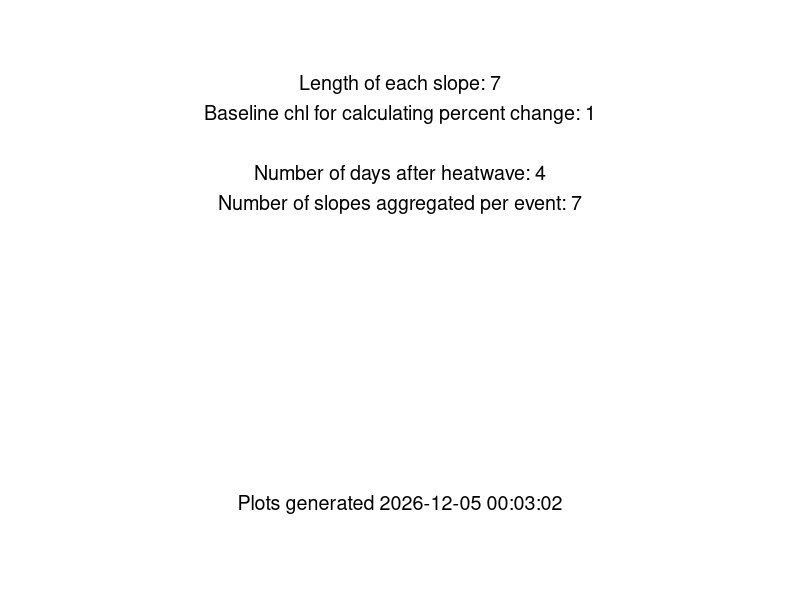

The R source for this figure: (Note: this script raises an error after producing the figure.)
# Re-run step 3 but with the manual chlorophyll data
# updated in January 2024 to be lceaned up and allow for more flexibility

# manual chlorophyll better represents phytoplankton

# this code is also updated to fix a bug in the slope length,
# where slope length is inclusive of the current day in the rolling window

# step 3, calculate the response of chl to the heatwaves

#### install packages ####
#install and load slider library for rolling window analysis
if (!require(slider)) install.packages('slider')
library(slider) 

if (!require(plyr)) install.packages('plyr')
library(plyr)

if (!require(tidyr)) install.packages('tidyr')
library(tidyr)

if (!require(dplyr)) install.packages('dplyr')
library(dplyr)
library(tidyverse)

if (!require(zoo)) install.packages('zoo')
library(zoo)

if (!require(gganimate)) install.packages('gganimate')
library(gganimate)

if (!require(transformr)) install.packages('transformr')
library(transformr)

if (!require(ggridges)) install.packages('ggridges')
library(ggridges)

#==============================================================================#
#### levers we can pull ####

# slope and percent calculations
slopeLength = 7 # length of the rolling window slope to be calculated
baselineDate = 1 # how many days before the start of the heatwave to use as baseline chl conditions, currently an integer

# build in options here for during the heatwave, or at the beginning of the calculated slope

# slope aggregation choices
shift = 4 # time lag of how many days after the heatwave we want to look
numSlopes = 7 # the number of slopes we want to include in analysis

# timing choices
# change analysis so that we can look during the heatwave, or after the heatwave? 


#==============================================================================#
#### output of settings ####

cur_date_time = format(Sys.time(), "%Y-%m-%d %H:%M:%S")

plot_metadata <- data.frame(slopeLength = paste("Length of each slope: ", slopeLength, sep = ""),
                             baselineDate = paste("Baseline chl for calculating percent change: ", baselineDate, sep = ""),
                             time = paste("Plots generated ", cur_date_time, sep = ""), 
                            shift = paste("Number of days after heatwave: ", shift, sep = ""),
                            numSlopes = paste("Number of slopes aggregated per event: ", numSlopes, sep = ""))


# Create a blank ggplot with no data points
ggplot() +
  theme_void() +  # Removes axes and other elements
  geom_text(data = plot_metadata, aes(x = 5, y = 5, label = slopeLength),
            size = 5, hjust = 0.5, vjust = -14)+
  geom_text(data = plot_metadata, aes(x = 5, y = 5, label = baselineDate),
            size = 5, hjust = 0.5, vjust = -12)+
  geom_text(data = plot_metadata, aes(x = 5, y = 5, label = shift),
            size = 5, hjust = 0.5, vjust = -8)+
  geom_text(data = plot_metadata, aes(x = 5, y = 5, label = numSlopes),
            size = 5, hjust = 0.5, vjust = -6)+
  geom_text(data = plot_metadata, aes(x = 5, y = 5, label = time),
            size = 5, hjust = 0.5, vjust = 14)


#==============================================================================#
#### read in the data ####
# read in the heatwaves data calculated in the previous step
heatwaves = read.csv("./formatted data/heatwavesdata.csv")

# read in the manual chl data
allData = read.csv("./formatted data/interpolated_manual_chl_for_slopes.csv")

# make a vector of unique lake years
lake_years = unique(allData$lake_year)

#==============================================================================#
#### CALCULATE SLOPES FOR CHLOROPHYLL ####

# cycle through each lake year, fit linear models for each rolling window, then store model slopes
# in the 'slopes' dataframe. Need to initially store the model results in a list

# then, calculate the percent change in chlorophyll relative to the baseline specified above

# Model results are the slopes, originally calculated based on the preceding 7 days

for(i in 1:length(lake_years)){
  
  temp = allData %>% filter(lake_year == lake_years[i]) # temp dataframe for this lake_year
  
  models <- slide(
    temp, 
    ~lm(mean_chl ~ doyCat, data = .x), 
    .after = slopeLength -1, # add the minus one so the slopeLength matches the user input
    .complete = TRUE
  )
  
  temp$chl_slope = NA
  temp$se = NA
  temp$p_value = NA
  temp$r_squared = NA
  
  for(j in 1:nrow(temp)){
    
    model = models[[j]]
    coef <- coefficients(model) 
    # extracting the coefficients from the current model
    
    if(!(is.null(coef))){
      Slope <- coef["doyCat"]
      temp$chl_slope[j] = Slope # pull out the slope from the model
      temp$p_value[j] = summary(model)$coefficients[2,4] 
      temp$se[j] = summary(model)$coefficients["doyCat", "Std. Error"] 
      temp$r_squared[j] = summary(model)$r.squared # pull out r_squared from model
    }
    
    temp$percent_change = 100*temp$chl_slope*slopeLength/lag(temp$mean_chl, slopeLength-1, default = NA)
  }
  
  if(i ==1){ slopes = temp} # if first iteration, creates slopes, the final dataframe
  
  if(i >1){slopes = rbind(slopes, temp)} # else, appends to slopes 
  
}

# test case to make sure the slide function works as we think it does
# test = slopes[1:7, ]
 summary(lm(test$mean_chl~test$doyCat))

#==============================================================================#
#### SELECT SLOPES IN SPECIFIED WINDOW ####
# currently, the slopes dataframe has daily rolling window slopes for all of the lake_year combinations
# Need to select the slopes just following a heatwave
# heatwave is the date of a heatwave, lake is the lake, data is the data to look for it in

hwSlopes <- function(heatwaveStart, heatwaveEnd,  targLake, data){

  # because our slopes are calculated over a 7-day rolling window, the first slope considered will
  # encompass the first week after the heatwave
  
  startDate = as.Date(heatwaveEnd)+7 
  endDate = as.Date(heatwaveEnd)+13
  
  # this is the date before the heatwave, which we will use to calculate the percent
  # change in chlorophyll
  
  beforeDate = as.Date(heatwaveStart) - baselineDate
  
  # get the starting chlorophyll concentration before the heatwave
  
  startChl = data %>% filter(date == beforeDate) %>% 
    select(mean_chl)
  
  # filter out the slopes we are interested in
  
  temp = data %>% filter(lake == targLake, date >= startDate, date <= endDate)
  
  # put the starting chlorophyll value in the dataframe so we can return it with the function
  
  temp = temp %>% mutate(chl_before = startChl$mean_chl[1])
  return(temp)
  
}


#==============================================================================#
#### CALCULATE AVG CHL SLOPES FOLLOWING HEATWAVES ####
heatwaves$averageSlope = NA
heatwaves$percentChange = NA
heatwaves$sdSlope = NA
heatwaves$sdSlopePercent = NA

#Using a For Loop
lengthHW = nrow(heatwaves)

# take the average slope and calculate the percent change in chlorophyll based on the slope

for(i in 1:lengthHW){
  test = hwSlopes(heatwaves$date_start[i], heatwaves$date_end[i], heatwaves$lake[i], slopes)
  
  # save the mean of the slopes to the heatwaves dataframe
  heatwaves$averageSlope[i] = mean(test$chl_slope, na.rm = TRUE)
  
  # calculate the percent change in chlorophyll from the slope
  heatwaves$percentChange[i] = 100*(mean(test$chl_slope, na.rm = TRUE)*slopeLength)/test$chl_before[1]
  
  # save the standard deviation of the slopes to the heatwaves dataframe
  heatwaves$sdSlope[i] = sd(test$chl_slope, na.rm = TRUE)
  
  # convert the standard deviation to a percentage
  heatwaves$sdSlopePercent[i] = 100*sd(test$chl_slope, na.rm = TRUE)*slopeLength/test$chl_before[1]
  
  
}

# save the static results
# write.csv(heatwaves, "./results/heatwaves_with_average_slopes_MANUAL_CHL.csv", row.names = FALSE)





#==============================================================================#
#### PLOT AVG SLOPES ####
results = read.csv("./results/heatwaves_with_average_slopes_MANUAL_CHL.csv")

#break up by lake by filtering data
resultsT = results %>% filter(lake == "T")
resultsL = results %>% filter(lake == "L")
resultsR = results %>% filter(lake == "R")

#use ggplot to make three plots, one for each lake with date of heatwave on x-axis
#and average slope on the y

#png(filename = "./figures/preliminary figures/R_slopes_2023_02_09", height = 8, width = 11, units = "in", res = 300)

ggplot(data = resultsR, aes(x = date_end, y = percentChange))+
  geom_bar(stat='identity', fill = "forestgreen")+
  theme_classic()+
  ylab("percent change in chl")+
  xlab("end date of heatwave")+
  ggtitle("Peter")

ggplot(data = resultsL, aes(x = date_end, y = percentChange))+
  geom_bar(stat='identity', fill = "forestgreen")+
  theme_classic()+
  ylab("percent change in chl")+
  xlab("end date of heatwave")+
  ggtitle("Paul")

ggplot(data = resultsT, aes(x = date_end, y = percentChange))+
  geom_bar(stat='identity', fill = "forestgreen")+
  theme_classic()+
  ylab("percent change in chl")+
  xlab("end date of heatwave")+
  ggtitle("Tuesday")



#==============================================================================#
#### COMPARE DISTRIBUTIONS OVER TIME ####

# We might also consider the distributions of chlorophyll slopes following a heatwave,
# rather than just taking the average for a certain window

# make sure heatwaves date_start and date_end are formatted as dates
heatwaves$date_end = as.Date(heatwaves$date_end)
heatwaves$date_start = as.Date(heatwaves$date_start)
slopes$date = as.Date(slopes$date)
slopes$period = "all other days"

# write slopes to a file
#write.csv(slopes, "./formatted data/slopes_3day.csv", row.names = FALSE)

### This creates a dataframe, all slopes, that has the slopes categorized
# by their time period (during or after a heatwave, or all other days)
# and includes the number of days after the heatwave event (shift) that is considered
# one column, "exclude after heatwaves," are slopes within 40 days after a heatwave
# that are not in the current rolling window

for(shift in 0:40){
  
  # add a column to slopes which indicates whether or not there is a heatwave
  for(i in 1:nrow(heatwaves)){
    start = heatwaves$date_start[i] # start date of the current heatwave
    end = heatwaves$date_end[i] # end date of the current heatwave
    
    # sequence of dates during the heatwave
    dates = seq(start, end, 1)
    
    # excludes dates that are part of rolling window but not currently considered in after heatwave
    # dates that are within 40 days after a heatwave but not in our window for analysis as
    # after heatwave because of our current shift selection.
    # This gets overwrritten in part by "after heatwave" for those dates that are included
    # in analysis
    datesExcluded = seq(end -7, end + 40, 1) 
    
    # dates to be analyzed after the heatwaves
    # this creates a sequence of numbers, from the end of the heatwave plus whatever
    # shift is set to, to that same value plus the numSlopes. So it sets a window shifted
    # X number of days after the heatwave
    
    datesAnalyzed = seq(end+shift, end + shift+numSlopes, 1)
    
    # fill the dataframe "period" column with the correct categorization
    # fill the dataframe "period" column with the correct categorization
    slopes = slopes %>% mutate(period = replace(period, date %in% datesExcluded, "exclude after heatwave"))
    slopes = slopes %>% mutate(period = replace(period, date %in% dates, "during heatwave"))
    slopes = slopes %>% mutate(period = replace(period, date %in% datesAnalyzed, "after heatwave"))
    
    slopes$shift = shift
  }
  
  # combine to the main dataframe
  if(shift == 0){
    allSlopes = slopes
  }
  if(shift > 0){
    allSlopes = rbind(allSlopes, slopes)
  }
  
}




# save the allPercent data to a dataframe
# save interpolated allData data to a dataframe

# write.csv(allData, "./formatted data/allData_interpolated.csv", row.names = FALSE)
# write.csv(allPercent, "./formatted data/results_random_and_heatwaves.csv")

# calculate mean values by period and shift
# across all lakes, this will give the mean slope following all heatwave events
# by time period

# right now, excluding outliters > 175% change because they are a small portion of
# the dataset
mean_df <- allSlopes %>% 
  filter(period != "exclude after heatwave", !is.na(percent_change)) %>% 
  group_by(period, shift) %>% 
  dplyr::summarise(mean_percent_change = mean(percent_change)) 

# round mean values to one decimal place
mean_df$mean_percent_change <- round(mean_df$mean_percent_change, 1)

# plot the density ridges with mean values
allSlopes %>% 
  filter(percent_change < 175, period != "exclude after heatwave", shift == 4) %>% 
  ggplot(aes(x = percent_change,
             y = period,
             fill = period)) +
  geom_density_ridges(alpha = .5,
                      quantile_lines = TRUE,
                      quantile_fun = function(x, ...) mean(x), 
                      scale = 3) +
  geom_text(data = mean_df,
            aes(x = mean_percent_change,
                y = period,
                label = as.character(round(mean_percent_change, digits = 0))),
            color = "black",
            size = 4,
            vjust = 2) +
  theme_classic() +
 # gganimate::transition_time(shift) +
  labs(title = "Days after heatwave for all lakes: {frame_time}")




allSlopes %>% filter(lake == "T", shift == 4) %>% 
  ggplot( aes(x=percent_change, fill = period)) +
  geom_density(alpha=.5)+
  theme_classic()+
  #gganimate::transition_time(shift)+
  labs(title = "Days after heatwave for Tuesday Lake: {frame_time}")


#gganimate::anim_save(filename = "./figures/animations/tuesday_window_1.gif")


allSlopes %>% filter(percent_change < 500, lake == "L", shift == 4) %>% 
  ggplot( aes(x=percent_change, fill = period)) +
  geom_density(alpha=.5)+
  theme_classic()+
  #  gganimate::transition_time(shift)+
  labs(title = "Days after heatwave for Peter Lake: {frame_time}")


#gganimate::anim_save(filename = "./figures/animations/peter_window_1.gif")



allSlopes %>% filter(percent_change < 500, lake == "L") %>% 
  ggplot( aes(x=percent_change, fill = period)) +
  geom_density(alpha=.5)+
  theme_classic()+
 # gganimate::transition_time(shift)+
  labs(title = "Days after heatwave for Paul Lake: {frame_time}")




shift4HW = allSlopes %>% filter(shift %in% c(4, 5, 6, 7, 8), period == "after heatwave")
shift4other = allSlopes %>% filter(shift %in% c(4, 5, 6, 7, 8), period == "all other days")
shift4during = allSlopes %>% filter(shift %in% c(4, 5, 6, 7, 8), period == "during heatwave")


t.test(shift4HW$percent_change, shift4other$percent_change)

t.test(shift4during$percent_change, shift4other$percent_change)


#==============================================================================#
#### RESPONSE TIMING LINE PLOTS ####

mean_df <- allSlopes %>% 
  filter( period != "exclude after heatwave", !is.na(percent_change)) %>% 
  group_by(period, shift) %>% 
  dplyr::summarise(mean_percent_change = mean(percent_change), 
                   sd_percent_change = sd(percent_change), 
                   number_percent_change = n()) 

mean_df %>% filter(shift > 0) %>% 
  ggplot(aes( x= shift, y = mean_percent_change, color = period))+
  scale_color_manual(values = c("during heatwave" = "#ff0000", "after heatwave" = "#ffc100", "all other days" = "#88CCEE"))+
  scale_fill_manual(values = c("during heatwave" = "#ff0000", "after heatwave" = "#ffc100", "all other days" = "#88CCEE"))+
  geom_line(size = 1)+
  geom_point()+
  geom_ribbon(aes(ymin = mean_percent_change - sd_percent_change, ymax = mean_percent_change + sd_percent_change, fill = period), alpha = 0.1)+
  labs(x = "days after heatwave")+
theme_classic()


mean_dfR %>% filter(shift > 0) %>% 
  ggplot(aes( x= shift, y = mean_percent_change, color = period))+
  geom_line(size = 1)+
  geom_point()+
  geom_ribbon(aes(ymin = mean_percent_change - sd_percent_change, ymax = mean_percent_change + sd_percent_change, fill = period, alpha = 0.8))+
  labs(x = "days after heatwave")+
  scale_color_manual(values = c("during heatwave" = "#ff0000", "after heatwave" = "#ffc100", "all other days" = "#88CCEE"))+
  scale_fill_manual(values = c("during heatwave" = "#ff0000", "after heatwave" = "#ffc100", "all other days" = "#88CCEE"))+
  theme_classic()

mean_dfR <- allSlopes %>% filter(lake == "R") %>% 
  filter(period != "exclude after heatwave", !is.na(percent_change)) %>% 
  group_by(period, shift) %>% 
  dplyr::summarise(mean_percent_change = mean(percent_change), 
                   sd_percent_change = sd(percent_change), 
                   number_percent_change = n()) 



mean_dfL <- allSlopes %>% filter(lake == "L") %>% 
  filter( period != "exclude after heatwave", !is.na(percent_change)) %>% 
  group_by(period, shift) %>% 
  dplyr::summarise(mean_percent_change = mean(percent_change), 
                   sd_percent_change = sd(percent_change), 
                   number_percent_change = n()) 



mean_dfT <- allSlopes %>% filter(lake == "T") %>% 
  filter( period != "exclude after heatwave", !is.na(percent_change)) %>% 
  group_by(period, shift) %>% 
  dplyr::summarise(mean_percent_change = mean(percent_change), 
                   sd_percent_change = sd(percent_change), 
                   number_percent_change = n()) 


mean_dfR %>% filter(shift > 0) %>% 
  ggplot(aes( x= shift, y = mean_percent_change, color = period))+
  geom_line(size = 1)+
  geom_point()+
  labs(x = "days after heatwave")+
  scale_color_manual(values = c("during heatwave" = "#ff0000", "after heatwave" = "#ffc100", "all other days" = "#88CCEE"))+
  theme_classic()

mean_dfL %>% filter(shift > 0) %>% 
  ggplot(aes( x= shift, y = mean_percent_change, color = period))+
  geom_line(size = 1)+
  geom_point()+
  labs(x = "days after heatwave")+
  scale_color_manual(values = c("during heatwave" = "#ff0000", "after heatwave" = "#ffc100", "all other days" = "#88CCEE"))+
  theme_classic()

mean_dfT %>% filter(shift < 4) %>% 
  ggplot(aes( x= shift, y = mean_percent_change, color = period))+
  geom_line(size = 1)+
  geom_point()+
  labs(x = "days after heatwave")+
  scale_color_manual(values = c("during heatwave" = "#ff0000", "after heatwave" = "#ffc100", "all other days" = "#88CCEE"))+
  theme_classic()


mean_dfT %>% filter(shift > 0) %>% 
  ggplot(aes( x= shift, y = mean_percent_change, color = period))+
  scale_color_manual(values = c("during heatwave" = "#ff0000", "after heatwave" = "#ffc100", "all other days" = "#88CCEE"))+
  scale_fill_manual(values = c("during heatwave" = "#ff0000", "after heatwave" = "#ffc100", "all other days" = "#88CCEE"))+
  geom_line(size = 1)+
  geom_point()+
  geom_ribbon(aes(ymin = mean_percent_change - sd_percent_change, ymax = mean_percent_change + sd_percent_change, fill = period), alpha = 0.1)+
  labs(x = "days after heatwave")+
  theme_classic()


mean_dfR %>% filter(shift > 0) %>% 
  ggplot(aes( x= shift, y = mean_percent_change, color = period))+
  scale_color_manual(values = c("during heatwave" = "#ff0000", "after heatwave" = "#ffc100", "all other days" = "#88CCEE"))+
  scale_fill_manual(values = c("during heatwave" = "#ff0000", "after heatwave" = "#ffc100", "all other days" = "#88CCEE"))+
  geom_line(size = 1)+
  geom_point()+
  geom_ribbon(aes(ymin = mean_percent_change - sd_percent_change, ymax = mean_percent_change + sd_percent_change, fill = period), alpha = 0.1)+
  labs(x = "days after heatwave")+
  theme_classic()


mean_dfT %>% filter(shift > 0 & period != "during heatwave") %>% 
  ggplot(aes( x= shift, y = mean_percent_change, color = period))+
  scale_color_manual(values = c("during heatwave" = "#ff0000", "after heatwave" = "#ffc100", "all other days" = "#88CCEE"))+
  scale_fill_manual(values = c("during heatwave" = "#ff0000", "after heatwave" = "#ffc100", "all other days" = "#88CCEE"))+
  geom_line(size = 1)+
  geom_point()+
  geom_ribbon(aes(ymin = mean_percent_change - sd_percent_change, ymax = mean_percent_change + sd_percent_change, fill = period), alpha = 0.1)+
  labs(x = "days after heatwave")+
  theme_classic()






#==============================================================================#
#### PLOTTING DISTRIBUTIONS ####

# all days, with a shift of 4 days after the heatwave
allSlopes %>% 
  filter( period != "exclude after heatwave", shift == 4) %>% 
  ggplot(aes(x = percent_change,
             y = period,
             fill = period)) +
  geom_density_ridges(alpha = .7,
                      quantile_lines = TRUE,
                      quantile_fun = function(x, ...) mean(x), 
                      scale = 3) +
  geom_text(data = mean_df %>% filter(shift == 4),
            aes(x = mean_percent_change,
                y = period,
                label = as.character(round(mean_percent_change, digits = 0))),
            color = "black",
            size = 4,
            vjust = 2) +
  
  geom_text(data = mean_df %>% filter(shift == 4),
            aes(x = -200,
                y = period,
                label = paste("n = ", number_percent_change, sep = "")),
            color = "black",
            size = 4,
            vjust = 2) +
  ylab("")+
  labs(title = "All lakes")+
  theme_classic()







# Peter
allSlopes %>% filter(lake == "R") %>% 
  filter( shift == 0) %>% 
  ggplot(aes(x = percent_change,
             y = period,
             fill = period)) +
  geom_density_ridges(alpha = .7,
                      quantile_lines = TRUE,
                      quantile_fun = function(x, ...) mean(x), 
                      scale = 3) +
  geom_text(data = mean_dfR %>% filter(shift == 0),
            aes(x = mean_percent_change,
                y = period,
                label = as.character(round(mean_percent_change, digits = 0))),
            color = "black",
            size = 4,
            vjust = 2) +
  
  geom_text(data = mean_dfR %>% filter(shift == 0),
            aes(x = -200,
                y = period,
                label = paste("n = ", number_percent_change, sep = "")),
            color = "black",
            size = 4,
            vjust = 2) +
  ylab("")+
  labs(title = "Peter")+
  theme_classic()




#Paul

allSlopes %>% filter(lake == "L") %>% 
  filter( shift == 0) %>% 
  ggplot(aes(x = percent_change,
             y = period,
             fill = period)) +
  geom_density_ridges(alpha = .7,
                      quantile_lines = TRUE,
                      quantile_fun = function(x, ...) mean(x), 
                      scale = 3) +
  geom_text(data = mean_dfL %>% filter(shift == 0),
            aes(x = mean_percent_change,
                y = period,
                label = as.character(round(mean_percent_change, digits = 0))),
            color = "black",
            size = 4,
            vjust = 2) +
  geom_text(data = mean_dfL %>% filter(shift == 0),
            aes(x = -200,
                y = period,
                label = paste("n = ", number_percent_change, sep = "")),
            color = "black",
            size = 4,
            vjust = 2) +
  ylab("")+
  labs(title = "Paul")+
  theme_classic()




#Tuesday
allSlopes %>% filter(lake == "T") %>% 
  filter(shift == 0) %>% 
  ggplot(aes(x = percent_change,
             y = period,
             fill = period)) +
  geom_density_ridges(alpha = .7,
                      quantile_lines = TRUE,
                      quantile_fun = function(x, ...) mean(x), 
                      scale = 3) +
  geom_text(data = mean_dfT %>% filter(shift == 0),
            aes(x = mean_percent_change,
                y = period,
                label = as.character(round(mean_percent_change, digits = 0))),
            color = "black",
            size = 4,
            vjust = 2) +
  
  geom_text(data = mean_dfT %>% filter(shift == 0),
            aes(x = -200,
                y = period,
                label = paste("n = ", number_percent_change, sep = "")),
            color = "black",
            size = 4,
            vjust = 2) +
  ylab("")+
  labs(title = "Tuesday")+
  scale_fill_manual(values = c("all other days" = "#88CCEE", "after heatwave" = "#117733", "during heatwave" = "#CC6677")) +  # Specify fill colors for groups
  theme_classic()







# Create a factor variable with the desired order for 'period'
desired_order <- c("after heatwave", "during heatwave", "all other days")

allSlopes %>%
  filter(lake == "T") %>%
  filter(period != "exclude after heatwave", shift == 0) %>%
  ggplot(aes(x = percent_change,
             y = factor(period, levels = desired_order),  # Use factor with desired order
             fill = period)) +
  geom_density_ridges(alpha = 0.7,
                      quantile_lines = TRUE,
                      quantile_fun = function(x, ...) mean(x), 
                      scale = 3, size = 0.7) +
  geom_text(data = mean_dfT %>% filter(shift == 0),
            aes(x = mean_percent_change,
                y = factor(period, levels = desired_order),  # Use factor with desired order
                label = as.character(round(mean_percent_change, digits = 0))),
            color = "black",
            size = 4,
            vjust = 2) +
  geom_text(data = mean_dfT %>% filter(shift == 1),
            aes(x = -200,
                y = factor(period, levels = desired_order),  # Use factor with desired order
                label = paste("n = ", number_percent_change, sep = "")),
            color = "black",
            size = 4,
            vjust = 2) +
  ylab("") +
  xlab("% change in surface chlorophyll-a")+
  labs(title = "Tuesday") +
  scale_fill_manual(values = c("during heatwave" = "#ff0000", "after heatwave" = "#ffc100", "all other days" = "#88CCEE")) +  # Specify fill colors for groups
  theme_classic()




history = read.csv("./formatted data/manipulation_history.csv")





#==============================================================================#
#### SITN figures 2023 ####


# Create a factor variable with the desired order for 'period'
desired_order <- c("after heatwave", "during heatwave", "all other days")

#png("./figures/science in the northwoods figures/Tuesday Lake heatwave results 4 days after.png", height = 7, width = 13, units = "in", res = 600)

allSlopes = allSlopes %>% mutate(period = replace(period, period == "exclude after heatwave", "all other days"))

allSlopes %>%
  filter(lake == "T") %>%
  filter(period != "exclude after heatwave", shift == 0) %>%
  ggplot(aes(x = percent_change,
             y = factor(period, levels = desired_order),  # Use factor with desired order
             fill = period)) +
  geom_density_ridges(alpha = 0.7,
                      quantile_lines = TRUE,
                      quantile_fun = function(x, ...) mean(x), 
                      scale = 2, size = 0.7) +
  # geom_text(data = mean_dfT %>% filter(shift == 0),
  #           aes(x = mean_percent_change,
  #               y = factor(period, levels = desired_order),  # Use factor with desired order
  #               label = as.character(round(mean_percent_change, digits = 0))),
  #           color = "black",
  #           size = 4,
  #           vjust = 2) +
  geom_text(data = mean_dfT %>% filter(shift == 0),
            aes(x = -200,
                y = factor(period, levels = desired_order),  # Use factor with desired order
                label = paste("n = ", number_percent_change, sep = "")),
            color = "black",
            size = 6,
            vjust = 2) +
  ylab("") +
  xlab("% change in surface chlorophyll-a")+
  labs(title = "Tuesday") +
  scale_fill_manual(values = c("during heatwave" = "#ff0000", "after heatwave" = "#ffc100", "all other days" = "#88CCEE")) +  # Specify fill colors for groups
  theme_classic()+
  theme(axis.text=element_text(size=14),
        axis.title=element_text(size=18,face="bold"))

#dev.off()

desired_order <- c("after heatwave", "during heatwave", "all other days")



#png("./figures/science in the northwoods figures/Peter Lake heatwave results 4 days after.png", height = 7, width = 13, units = "in", res = 600)


allSlopes %>%
  filter(lake == "R") %>%
  filter(period != "exclude after heatwave", shift == 0) %>%
  ggplot(aes(x = percent_change,
             y = factor(period, levels = desired_order),  # Use factor with desired order
             fill = period)) +
  geom_density_ridges(alpha = 0.7,
                      quantile_lines = TRUE,
                      quantile_fun = function(x, ...) mean(x), 
                      scale = 2, size = 0.7) +
  # geom_text(data = mean_dfR %>% filter(shift == 0),
  #           aes(x = mean_percent_change,
  #               y = factor(period, levels = desired_order),  # Use factor with desired order
  #               label = as.character(round(mean_percent_change, digits = 0))),
  #           color = "black",
  #           size = 4,
  #           vjust = 2) +
  geom_text(data = mean_dfR %>% filter(shift == 0),
            aes(x = -700,
                y = factor(period, levels = desired_order),  # Use factor with desired order
                label = paste("n = ", number_percent_change, sep = "")),
            color = "black",
            size = 4,
            vjust = 2) +
  ylab("") +
  xlab("% change in surface chlorophyll-a")+
  labs(title = "Peter") +
  scale_fill_manual(values = c("during heatwave" = "#ff0000", "after heatwave" = "#ffc100", "all other days" = "#88CCEE")) +  # Specify fill colors for groups
  theme_classic()+
  theme(axis.text=element_text(size=14),
        axis.title=element_text(size=18,face="bold"))

#dev.off()

#png("./figures/science in the northwoods figures/Paul Lake heatwave results 4 days after.png", height = 7, width = 13, units = "in", res = 600)


allSlopes %>%
  filter(lake == "L") %>%
  filter(period != "exclude after heatwave", shift == 0) %>%
  ggplot(aes(x = percent_change,
             y = factor(period, levels = desired_order),  # Use factor with desired order
             fill = period)) +
  geom_density_ridges(alpha = 0.7,
                      quantile_lines = TRUE,
                      quantile_fun = function(x, ...) mean(x), 
                      scale = 1.5, size = 0.7) +
  # geom_text(data = mean_dfL %>% filter(shift == 0),
  #           aes(x = mean_percent_change,
  #               y = factor(period, levels = desired_order),  # Use factor with desired order
  #               label = as.character(round(mean_percent_change, digits = 0))),
  #           color = "black",
  #           size = 4,
  #           vjust = 2) +
  geom_text(data = mean_dfL %>% filter(shift == 0),
            aes(x = -200,
                y = factor(period, levels = desired_order),  # Use factor with desired order
                label = paste("n = ", number_percent_change, sep = "")),
            color = "black",
            size = 4,
            vjust = 2) + 
  ylab("") +
  xlab("% change in surface chlorophyll-a")+
  labs(title = "Paul") +
  scale_fill_manual(values = c("during heatwave" = "#ff0000", "after heatwave" = "#ffc100", "all other days" = "#88CCEE")) +  # Specify fill colors for groups
  theme_classic()+
  theme(axis.text=element_text(size=14),
        axis.title=element_text(size=18,face="bold"))

#dev.off()






#==============================================================================#
#### TEST STANDARD ERROR OF SLOPES ####

# cycle through each lake year, fit linear models for each rolling window, then store model slopes
# in the 'slopes' dataframe. Need to initially store the model results in a list

ses = data.frame(matrix(nrow = 30, ncol = 2))
names(ses) = c("slopeLength", "mean.se")

# Model results are the slopes, originally calculated based on the preceding 7 days
for(slopeLength in 3:30){
  for(i in 1:length(lake_years)){
    
    #print(lake_years[i])
    temp = allData %>% filter(lake_year == lake_years[i]) # temp dataframe for this lake_year
    
    models <- slide(
      temp, 
      ~lm(mean_chl ~ doyCat, data = .x), 
      .before = slopeLength, 
      .complete = TRUE
    )
    
    temp$chl_slope = NA
    temp$se = NA
    temp$p_value = NA
    temp$r_squared = NA
    
    for(j in 1:nrow(temp)){
      
      model = models[[j]]
      coef <- coefficients(model) 
      # extracting the coefficients from the current model
      
      if(!(is.null(coef))){
        Slope <- coef["doyCat"]
        temp$chl_slope[j] = Slope # pull out the slope from the model
        temp$p_value[j] = summary(model)$coefficients[2,4] 
        temp$se[j] =  summary(model)$coefficients["doyCat", "Std. Error"] 
        temp$r_squared[j] = summary(model)$r.squared # pull out r_squared from model
      }
      
      
    }
    
    if(i ==1){ slopes = temp} # if first iteration, creates slopes, the final dataframe
    
    if(i >1){slopes = rbind(slopes, temp)} # else, appends to slopes 
    
    
  }
  print(slopeLength)
  print(mean(slopes$se, na.rm = TRUE))
  
  ses$slopeLength[slopeLength] = slopeLength
  ses$mean.se[slopeLength] = mean(slopes$se, na.rm = TRUE)
  
}

ses$sample_size_component = sqrt(1/(ses$slopeLength - 2))
ses$data_component = ses$mean.se/ses$sample_size_component
ses$mean_actual_se = ses$mean.se

ses = pivot_longer(ses, cols = c("sample_size_component", "data_component", "mean_actual_se"), names_to = "se.component", values_to = "se")

ggplot(data = ses, aes(x = slopeLength, y = se, color = se.component))+
  geom_point()+
  geom_line()+
  theme_classic()+
  xlim(min = 3, max = 15)+
  ylim(min =0 , max = 1)
